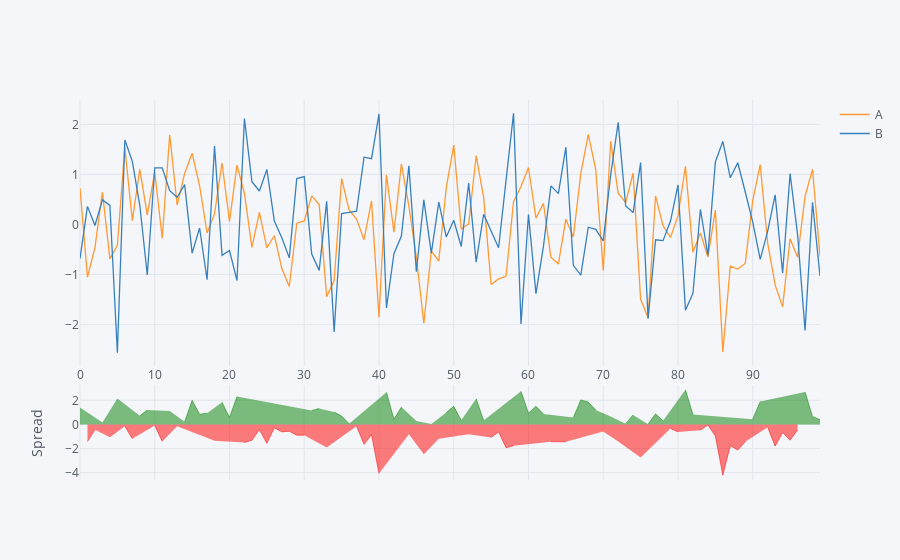

The code cell stored with this chart in its notebook:
### Code cell
df1[['A', 'B']].iplot(kind = 'spread') #good to look at stock price
